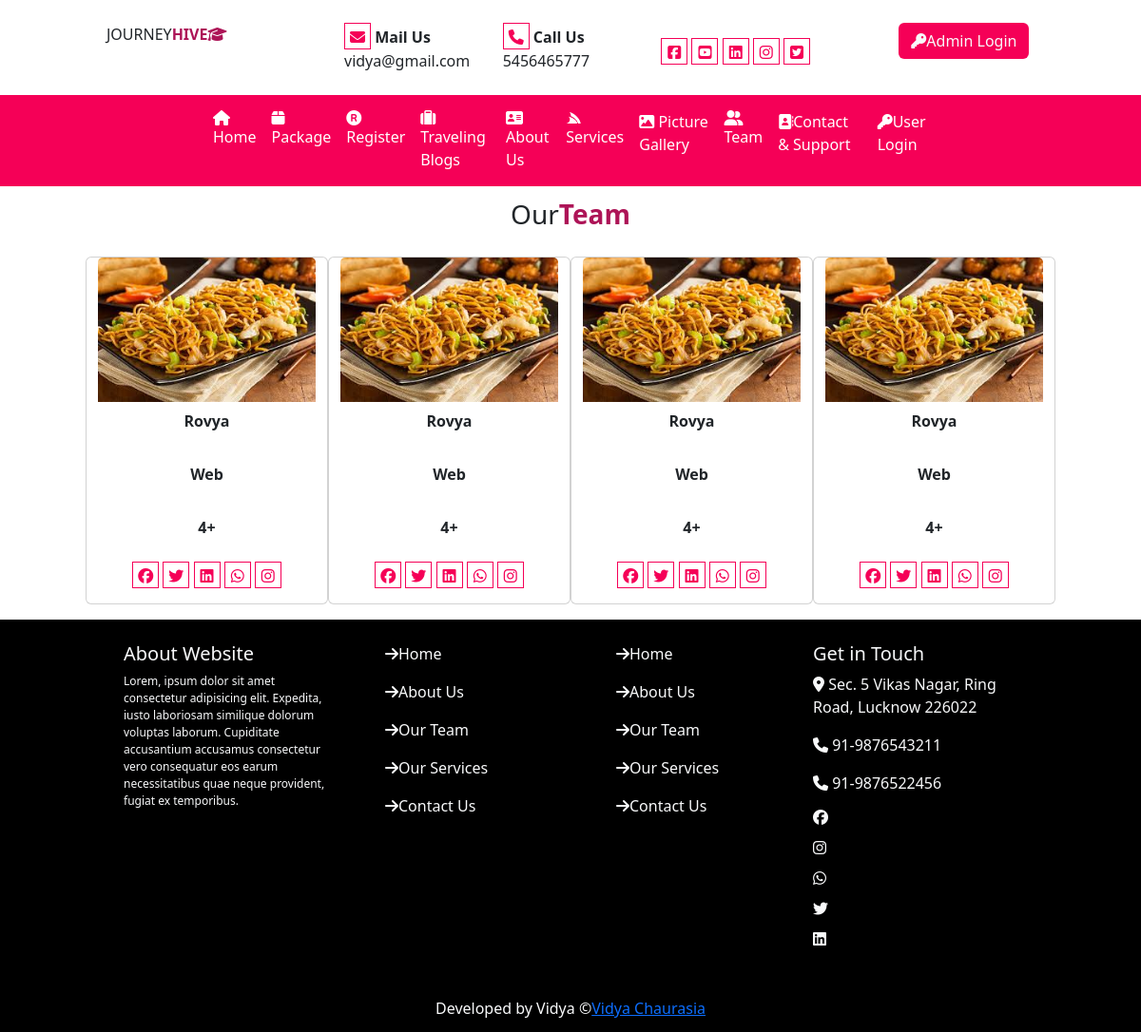
Page /team/ on the committed database.
### user/models.py (models this page shows)
class tblteam(models.Model):
        name=models.CharField(max_length=100,null=True)
        picture=models.ImageField(upload_to="static/images/",null=True)
        post=models.CharField(max_length=100,null=True)
        experiences=models.TextField(null=True)

### user/views.py (the view)
# urls.py: path("team/",views.team),
def team(request):
    data=tblteam.objects.all()
    d={"team":data}
    return render(request,"team.html",d)

### templates/team.html
{% extends 'base.html' %}
{% load static %}
{% block content %}
  <div class="row team py-2">
    <p class="text-center fs-3">Our<b class="text-mycolor1">Team</b></p>
    <div class="col-sm-10 mx-auto">
      <div class="row py-2">
        {% for x in team %}
        <div class="col-sm-3 card">
          <div class="card-shadow-lg">
            <img src="../{{x.picture}}" class="card-img-top"/>
            <p class="py-2 text-center fw-bold">{{x.name}}</p>
              <p class="py-2 text-center fw-bold">{{x.post}}</p>
                <p class="py-2 text-center fw-bold">{{x.experiences}}</p>
                <p class="text-center">
                  <i class="fa-brands fa-facebook ic"></i>
                    <i class="fa-brands fa-twitter ic"></i>
                      <i class="fa-brands fa-linkedin ic"></i>
                        <i class="fa-brands fa-whatsapp ic"></i>
                          <i class="fa-brands fa-instagram ic"></i>
                </p>
          </div>
        </div>
{% endfor %}
      </div>
    </div>
  </div>
{% endblock %}

### rows in the picture
tblteam: picture (picture), name "Rovya", post "Web", experiences "4+"
tblteam: picture (picture), name "Rovya", post "Web", experiences "4+"
tblteam: picture (picture), name "Rovya", post "Web", experiences "4+"
tblteam: picture (picture), name "Rovya", post "Web", experiences "4+"
